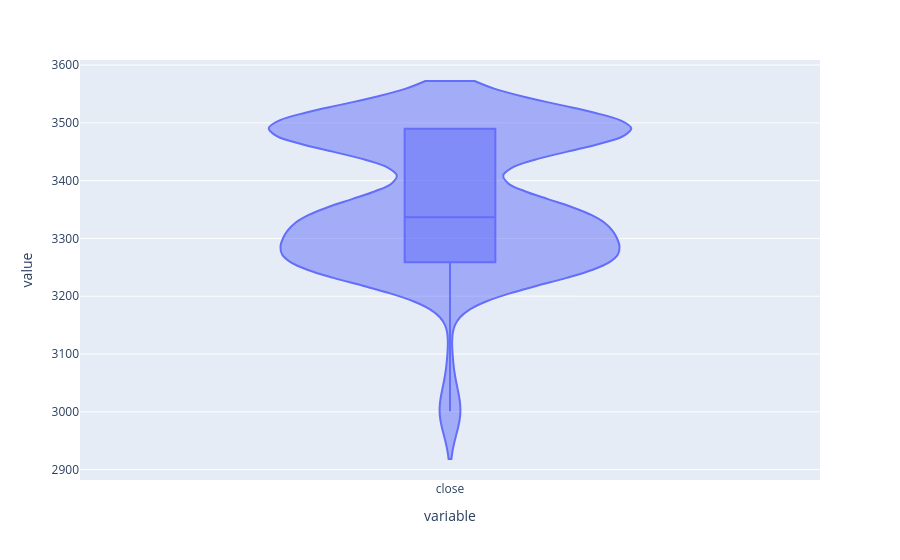

Notebook code for this chart:
### Code cell
fig = px.violin(weighted_data,box=True)
fig.show()

### Figure 1 — Plotly figure (JSON) as saved in the notebook; plotly's stock layout.template omitted (floating-point values rounded to 4 significant figures; data arrays with more than 128 entries replaced by an {"elided": "..."} marker saying what was removed)
{"data": [{"alignmentgroup": "True", "box": {"visible": true}, "hovertemplate": "variable=%{x}<br>value=%{y}<extra></extra>", "legendgroup": "", "marker": {"color": "#636efa"}, "name": "", "offsetgroup": "", "orientation": "v", "scalegroup": "True", "showlegend": false, "type": "violin", "x": {"elided": "223 str values"}, "x0": " ", "xaxis": "x", "y": {"elided": "223 float values"}, "y0": " ", "yaxis": "y"}], "layout": {"legend": {"tracegroupgap": 0}, "margin": {"t": 60}, "violinmode": "group", "xaxis": {"anchor": "y", "domain": [0, 1], "title": {"text": "variable"}}, "yaxis": {"anchor": "x", "domain": [0, 1], "title": {"text": "value"}}}}
